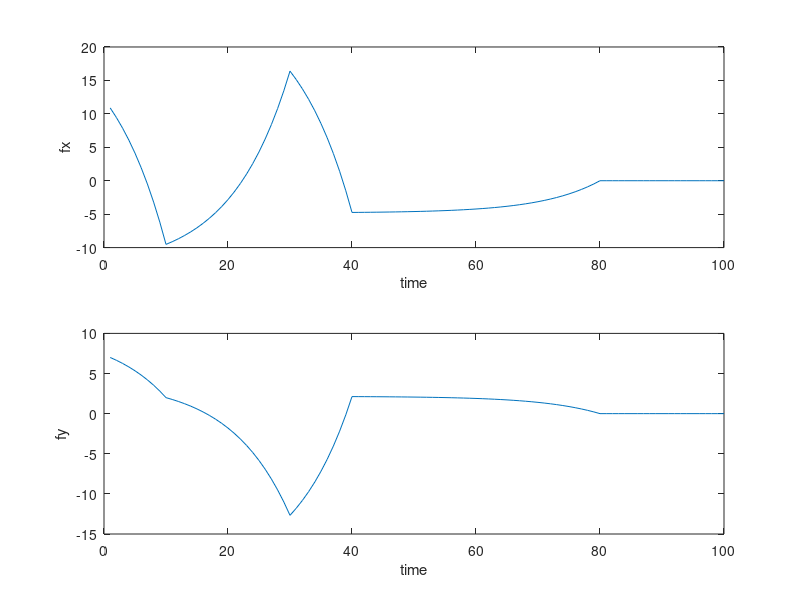
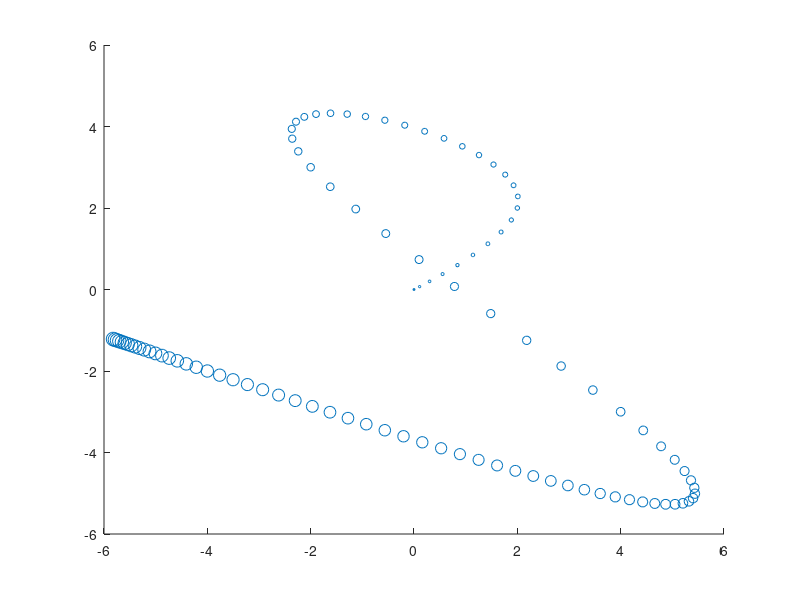
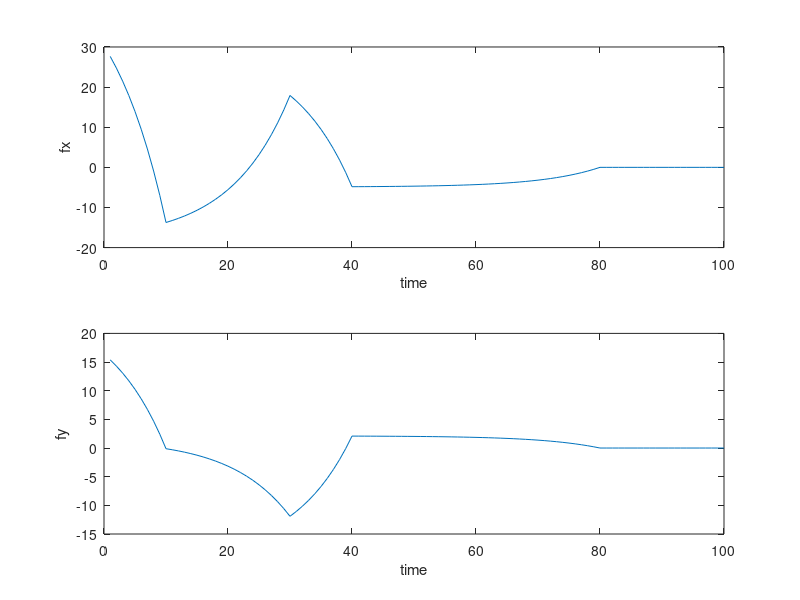
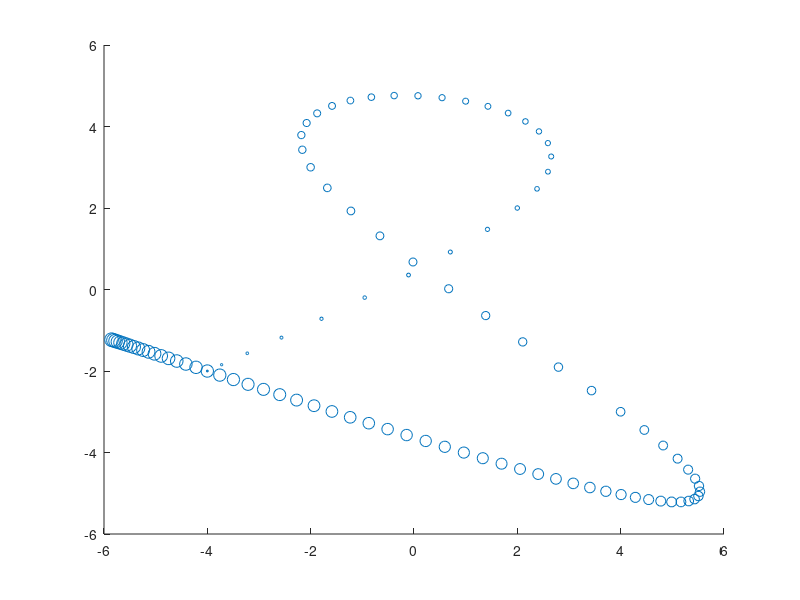

Write the MATLAB code that produced these figures, in order.
% Name: Mostafa Ahmed Ibrahim Mohamed Saleh
% Section: 6    
% Seat Number: 228
clc;clear all;close all;
%% Draft 
%
%System eqns:
%p(k+1) = p(k) + T*v(k)
%v(k+1) = (1-alpha)*v(k) +(T/m)f(k)
%T=0.1
%alpha = 0.1
%m=1

%state space eqns:
%x(k+1) = A*x(k) + Bu(k)
%y(k)  = C*x(k) +D*u(k)
%u(k) = [fx ; fy]
%x(k) = [px ; py; vx ; vy]
%y(k) = [px ; py]

%For this system
%A B C D can be found by inspection 
%as A maps prevoius x to next x 
%x = [px ; py ; vx ; vy]
%from equation p(k+1) = p(k) + T*v(k) the next position is function of the
%current postition and velocity scaled by 0.1 so the first to raw which maps
%to px and py are [1 0 0.1 0;0 1 0 0.1]
%similary from v(k+1) = (1-alpha)*v(k) +(T/m)f(k) , we can see that the
%velocity depends only on pervious velocity scaled by 0.9 
%so the last two raws will be [0 0 0.9 0;0 0 0 0.9]

%similary for B as B relates the input force to x which contains positon and velocity 
 %from v(k+1) = (1-alpha)*v(k) +(T/m)f(k)
 %next velocity depends on the force by scale T/m = 0.1 




%% System charactristecs 
%explained in draft
A = [1 0 0.1 0 ; 0 1 0 0.1; 0 0 0.9 0;0 0 0 0.9] %4*4
B = [0 0; 0 0; 0.1 0; 0 0.1 ] %4*2
C = [1 0 0 0; 0 1 0 0 ];%2*4
D = [0 0 ; 0 0]; %2*2
%% Constarins 
X10 = [2 ;2]; %first destination at k = 10
X30 = [-2;3 ];  %second destination at k = 30
X40 = [4;-3 ];  %third destination at k = 40
X80 = [-4;-2];  %fourth destination at k = 80
Xdes = [X80 ; X40 ; X30 ; X10];
%% calculate controllaiblty matricies 
for k = [10 30 40 80]    %time at each constrain
    C_100 = B; %intiliaze controllaiblty matrix
    for m = 1:k-1
           C_100 = [C_100 , (A^m)*B];
    end
    if(k == 10)
        C_10 = C*C_100; 
    elseif(k == 30)
         C_30 = C*C_100;
    elseif(k == 40)
        C_40 = C*C_100;
    elseif(k == 80)
        C_80 = C*C_100;
    end
end
diff_80_40 = length(C_80) - length(C_40);  %differnce in length to put zeros 
diff_80_30 = length(C_80) - length( C_30);   %differnce in length to put zeros 
diff_80_10 = length(C_80) - length(C_10);   %differnce in length to put zeros 
C_a_tot = [  zeros(2,40) C_80 ; zeros(2,diff_80_40 +40) C_40; zeros(2,diff_80_30 +40)  C_30 ;zeros(2,diff_80_10 +40) C_10 ];
%concatenate  the marices putting zeros at the start of shorter ones
%Ck = [0000.. 00000 ;C80 ;  0000...00 C40 ; 000. 00 C30;000. 00000 C10] 

%% calculate Umin 
%Xdes = [ x80 ; x40 ; x30 ; x10]
%C = [C80 ; 0000..0C40 ...]
%Required to find U

Umin = C_a_tot'*(inv(C_a_tot*C_a_tot'))*Xdes;
Emin_a =Umin.'*Umin  %minimum energy
%% finding postition of x and y
positionx =0;
positiony=0;
x = [0;0 ;0 ;0]; %intial postition
for i = 0:2:196   
    positionx(i/2+1) = x(1); %postitionx(0) , postitionx(1) ,postitionx(2) ...  
    positiony(i/2+1) = x(2); %similarly
    U = [ Umin(end -i -1) ; Umin(end-i)];%[fx(i); fy(i)]
    x = A*x + B*U;     %compute state vector
end
%% Plotting
time = 1:99;
fx = Umin(end-1:-2:1); % at  1 , 3 ,5 ... since Umin [fx(80) fy(80) ...fx(0) fy(0) ]
fy = Umin(end:-2:1);  % at 2 ,4 ,6 ...
figure('name','force(a)')
subplot(2,1,1)
plot(fx)
xlabel('time')
ylabel('fx')
subplot(2,1,2)
plot(fy)
xlabel('time')
ylabel('fy')
figure('name','scatter(a)')
scatter(positionx,positiony,time)

%% part b

%Umin = Ck'*inv*(CkCk')*(Xdes-A^k*x(0))
X_init = [0;0 ;-4 ;-2];
Ak = A^k;
X_0 = Ak*X_init;
Uminb = C_a_tot'*(inv(C_a_tot*C_a_tot'))*(Xdes - [ X_0([1 2]);X_0([1 2]);X_0([1 2]);X_0([1 2])]); 
Emin_b = Uminb.'*Uminb %calculate minmumum energy
%% finding postition of x and y(partb)
positionx =0;
positiony=0;
x = [-4;-2 ;0 ;0];
for i = 0:2:196  
    positionx(i/2+1) = x(1) ;
    positiony(i/2+1) = x(2);
    U = [ Uminb(end -i -1) ; Uminb(end-i)];%[fx(i); fy(i)]
    x = A*x + B*U;
end
%% plotting partb
figure('name','force(b)')
fx = Uminb(end-1:-2:1); % at  1 , 3 ,5 ... since Umin [fx(80) fy(80) ...fx(0) fy(0) ]
fy = Uminb(end:-2:1);  % at 2 ,4 ,6 ...
subplot(2,1,1)
plot(fx)
xlabel('time')
ylabel('fx')
subplot(2,1,2)
plot(fy)
xlabel('time')
ylabel('fy')
figure('name','scatter(b)')
scatter(positionx,positiony,time)